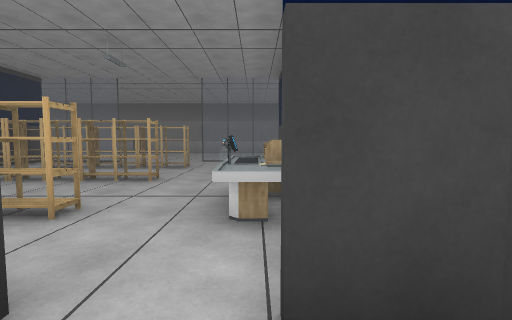
View 1 (above)

24 first-person views from a walk through a scene from a Unity 3-D project. The camera is 1.3 m above the floor, tilts 4° down and sees 85° across. The floor is counted in squares, 2 m on a side. Each view is taken from the middle of a square. On the plan, view 1 faces up. The plan holds only what a view shows up to about 9 squares ahead; the rest is blank. The place goes on beyond the plan. Some animated figures are not drawn.

View 2
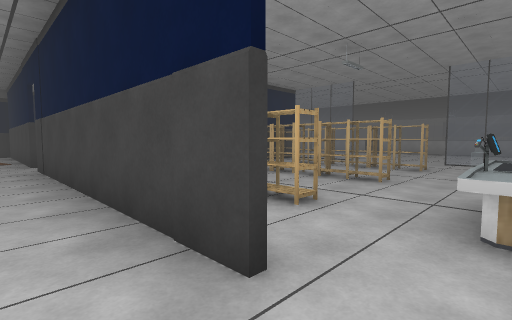

View 3
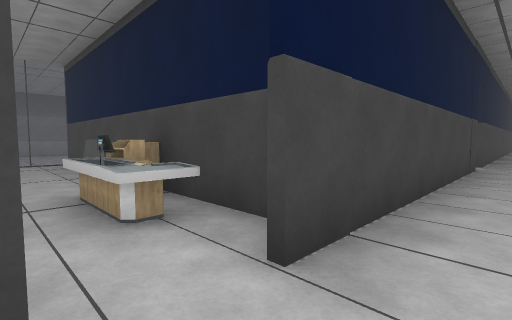

View 4
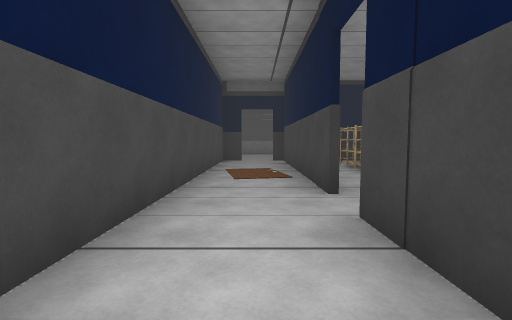

View 5
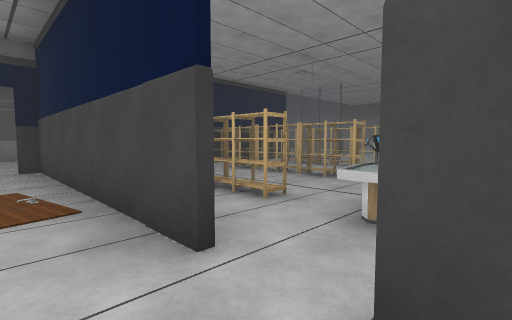

View 6
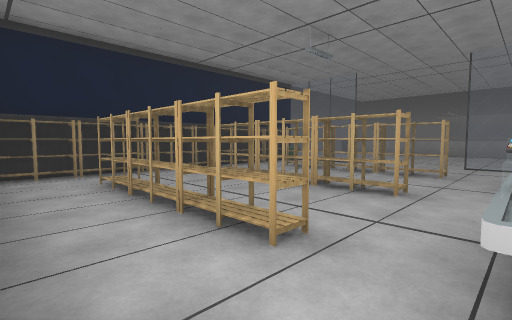

View 7
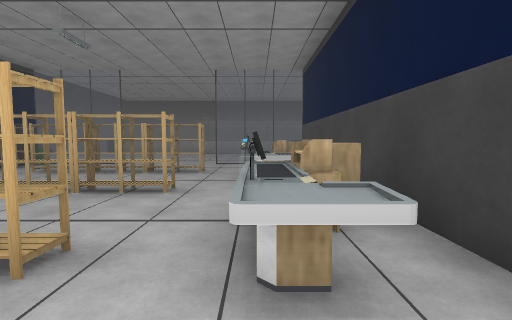

View 8
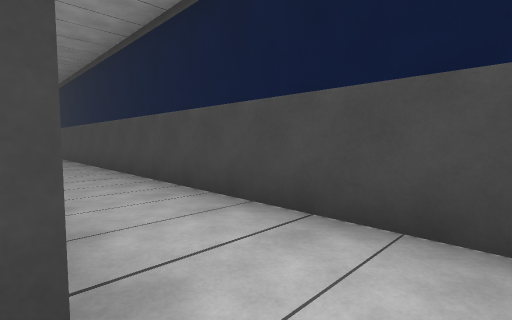

View 9
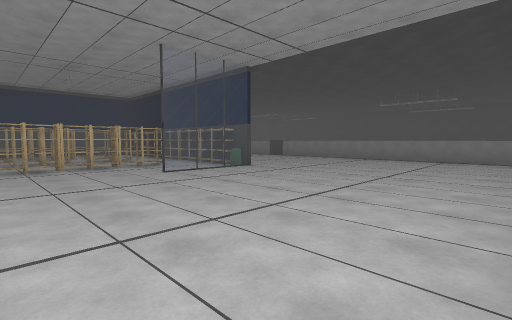

View 10
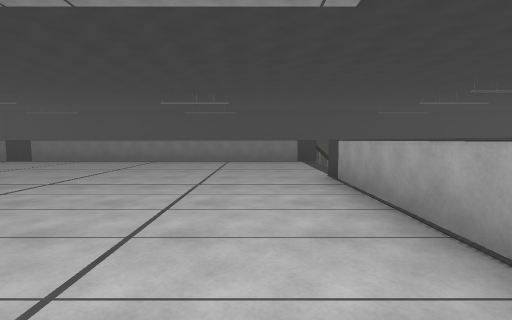

View 11
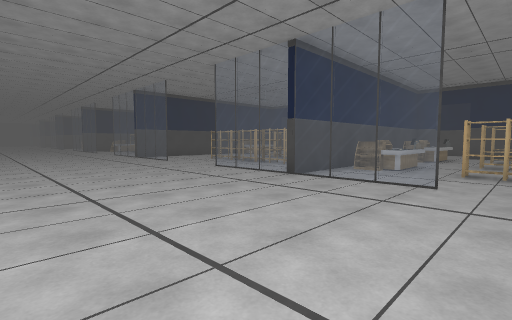

View 12
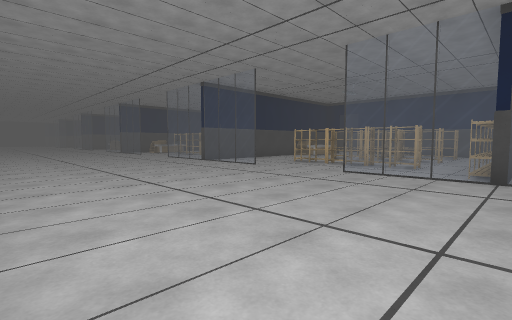

View 13
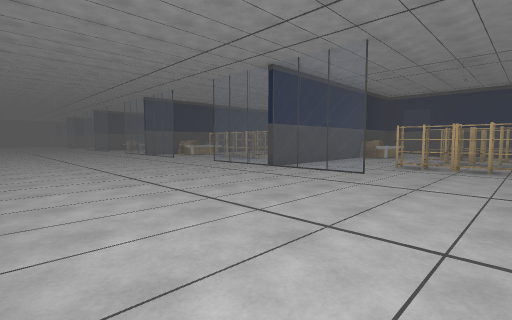

View 14
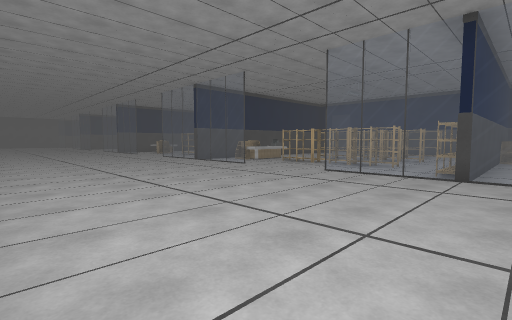

View 15
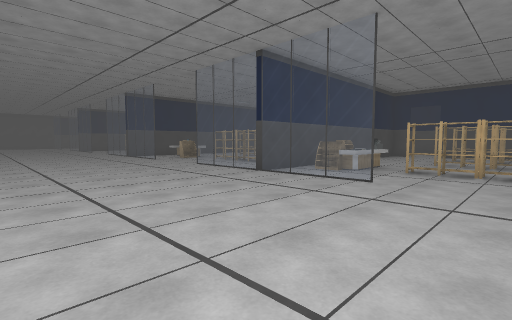

View 16
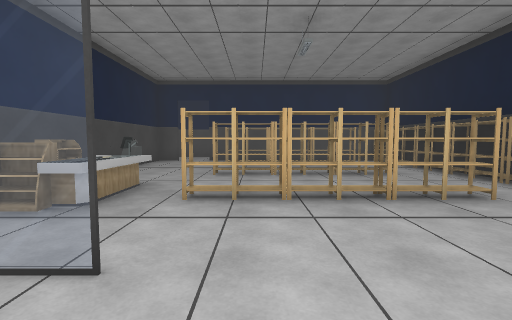

View 17
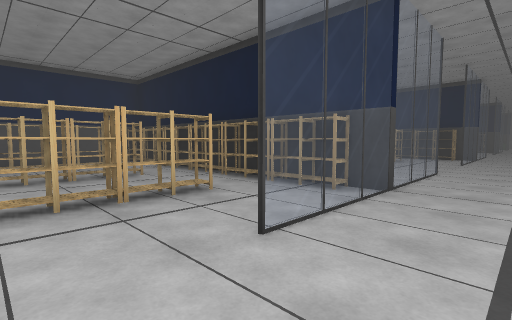

View 18
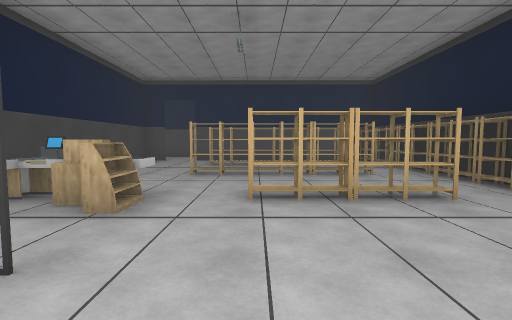

View 19
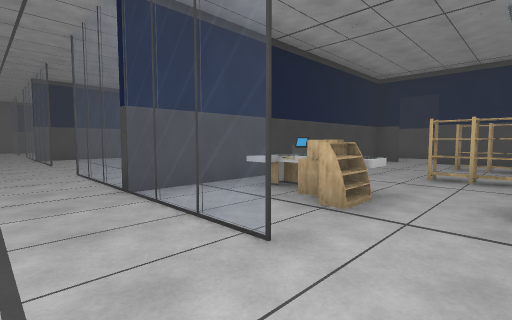

View 20
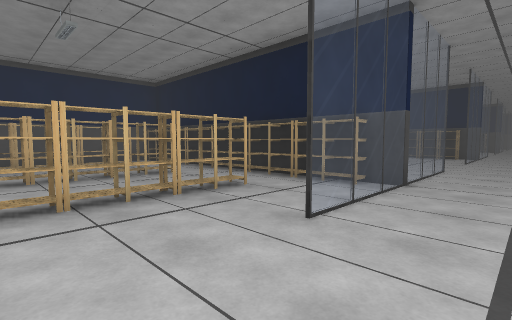

View 21
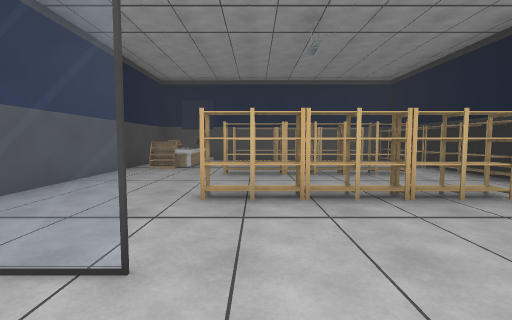

View 22
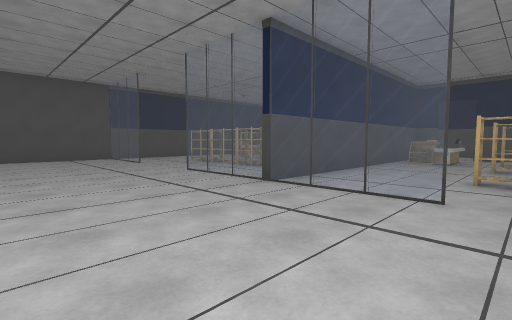

View 23
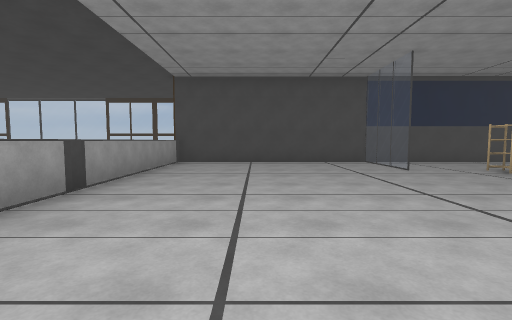

View 24
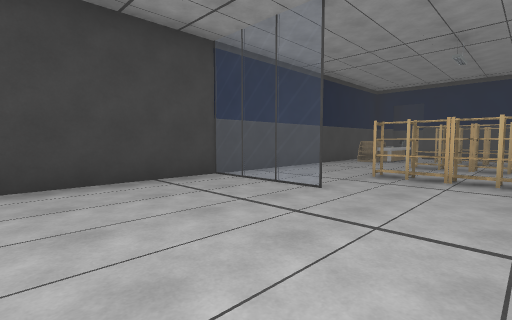

### Floor plan
Key: @ floor where view 1 was taken; # wall or solid block; x gap in a wall; . floor; / step, stairs or slope; = window, fence, low wall or low ledge; B bin; O other object.
Columns run from 19 left of view 1 to 31 right of it. Each row starts with its distance up from view 1.
 15  ///####                                    ######
 14 #.......... .................              .......=
 13 #................................         ........#
 12 #..................................    ...........#
 11 #..................................    ...........#
 10 #.................................................#
  9 #.....==..==..=...=====..=====...=====..==.==..===
  8 #....OB.....=O......O......#O......O...... .......#
  7 #... #.OOOOO#.OOOO..#.OOO.O#.OOO.OO#OOOO..# OOOO..#
  6 #.   O.....O#O......O.....O#O......O......   .....#
  5 #    O.OOOOO#OO.OO..O.OOO..#OOOOO..OOOOO..    OO..#
  4      O......#.OO....O......#O......O......    ....#
  3      O.....O#.. ...OO......#O......O.....O    ..OO
  2      O.OOOOO#   OO.OO.OOO..#OOOOO..OOOOO.O    OOO
  1 #....######.######x#######.######xx######     ##
  0    ................@........     ..
 -1      ### ##############

Positions as (right, up) in squares from view 1, and headings:
1: (0, 0), facing up
2: (0, 0), facing up-left
3: (-1, 0), facing up-right
4: (-5, 0), facing left
5: (-7, 0), facing up-left
6: (-8, 1), facing up-left
7: (-8, 1), facing up
8: (-8, 1), facing down-right
9: (-9, 14), facing down-left
10: (-10, 13), facing left
11: (-10, 13), facing down-right
12: (-7, 14), facing down-right
13: (-4, 14), facing down-right
14: (0, 14), facing down-right
15: (4, 13), facing down-right
16: (5, 10), facing down
17: (12, 10), facing down-left
18: (12, 10), facing down
19: (12, 10), facing down-right
20: (20, 10), facing down-left
21: (20, 10), facing down
22: (20, 12), facing down-right
23: (22, 12), facing right
24: (26, 12), facing down-right
